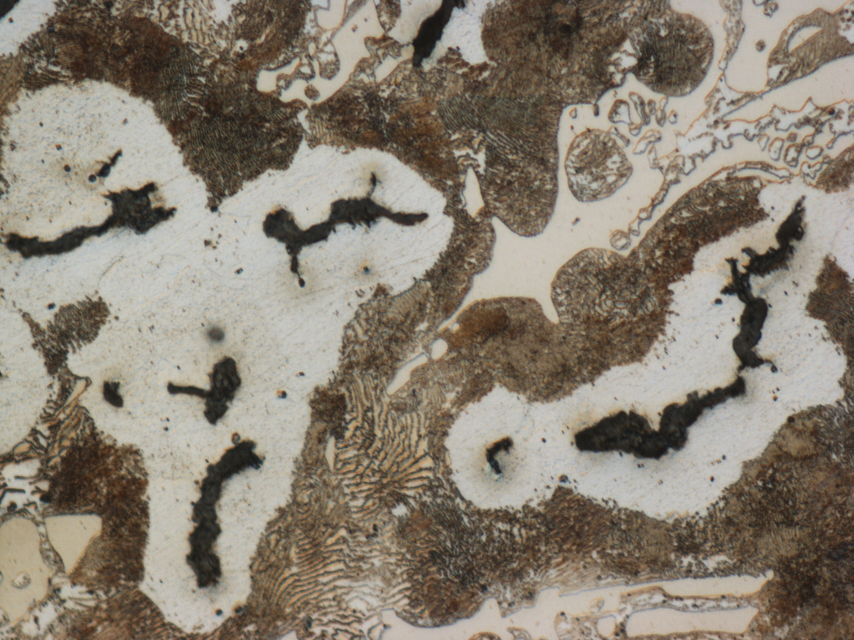
#> input picture Zdjecia/1/Wytop I 3mm-23.jpg, 2560 x 1920 px, given in place of Wytop I x500 3mm-2.jpg, which was not available (shown at 1/3 size)
$ python generate_anomaly_preview.py
#> lines starting #> are read from the running program, lines starting #| are printed output that depends on the picture; long printed decimals are rounded
from pathlib import Path
from PIL import (
    Image,
    ImageDraw,
    ImageFilter,
    ImageOps,
    ImageFont,
    ImageStat
)
import csv
import random
import math


# =========================================================
# KONFIGURACJA
# =========================================================

SOURCE_ROOT = Path("Zdjecia")
MANIFEST = Path("experiment_manifest_grouped.csv")

OUTPUT_ROOT = Path("anomaly_preview")

ANOMALY_DIR = OUTPUT_ROOT / "anomalies"
MASK_DIR = OUTPUT_ROOT / "masks"
COMPARISON_DIR = OUTPUT_ROOT / "comparisons"

OUTPUT_CSV = OUTPUT_ROOT / "preview_anomalies.csv"

RANDOM_SEED = 2026
PREVIEW_COUNT = 12


ANOMALY_DIR.mkdir(parents=True, exist_ok=True)
MASK_DIR.mkdir(parents=True, exist_ok=True)
COMPARISON_DIR.mkdir(parents=True, exist_ok=True)


rng = random.Random(RANDOM_SEED)


# =========================================================
# WCZYTANIE MANIFESTU
# =========================================================

with open(MANIFEST, "r", encoding="utf-8-sig") as f:
#> (reads experiment_manifest_grouped.csv from the repository)
    rows = list(csv.DictReader(f))


train_rows = [
    row for row in rows
    if row["split"] == "train"
]


print("=" * 80)
print("GENEROWANIE PODGLĄDOWYCH ANOMALII")
print("=" * 80)

print(f"\nObrazów train: {len(train_rows)}")


# =========================================================
# WYBÓR 12 OBRAZÓW
#
# Najpierw po jednym z każdej grupy materiałowej,
# żeby podgląd był możliwie różnorodny.
# =========================================================

selected = []

for material_group in range(1, 12):

    candidates = [
        row for row in train_rows
        if int(row["material_group"]) == material_group
    ]

    if candidates:
        selected.append(rng.choice(candidates))


remaining = [
    row for row in train_rows
    if row["source_id"] not in {
        item["source_id"]
        for item in selected
    }
]


while len(selected) < PREVIEW_COUNT and remaining:

    chosen = rng.choice(remaining)

    selected.append(chosen)
    remaining.remove(chosen)


# =========================================================
# GENEROWANIE NIEREGULARNEJ MASKI
# =========================================================

def create_irregular_mask(width, height):

    min_dim = min(width, height)

    # Wielkość anomalii:
    # około 4.5–10% krótszego wymiaru obrazu
    radius_fraction = rng.uniform(0.045, 0.10)

    base_radius = int(
        min_dim * radius_fraction
    )

    # Anomalia nie jest idealnym kołem
    x_scale = rng.uniform(0.75, 1.30)
    y_scale = rng.uniform(0.75, 1.30)

    # Unikamy samej krawędzi obrazu
    margin = int(base_radius * 1.8)

    center_x = rng.randint(
        margin,
        width - margin
    )

    center_y = rng.randint(
        margin,
        height - margin
    )

    number_of_points = rng.randint(12, 20)

    points = []

    for i in range(number_of_points):

        angle = (
            2 * math.pi
            * i
            / number_of_points
        )

        # Losowa nieregularność brzegu
        radius_noise = rng.uniform(
            0.60,
            1.35
        )

        radius = (
            base_radius
            * radius_noise
        )

        x = (
            center_x
            + math.cos(angle)
            * radius
            * x_scale
        )

        y = (
            center_y
            + math.sin(angle)
            * radius
            * y_scale
        )

        points.append((x, y))


    mask = Image.new(
        "L",
        (width, height),
        0
    )

    draw = ImageDraw.Draw(mask)

    draw.polygon(
        points,
        fill=255
    )


    # Dodajemy 1–3 dodatkowe nieregularne fragmenty,
    # żeby kształt nie wyglądał jak pojedynczy stempel.
    satellite_count = rng.randint(1, 3)

    for _ in range(satellite_count):

        offset_x = rng.randint(
            -base_radius,
            base_radius
        )

        offset_y = rng.randint(
            -base_radius,
            base_radius
        )

        satellite_radius = int(
            base_radius
            * rng.uniform(0.25, 0.55)
        )

        sx = center_x + offset_x
        sy = center_y + offset_y

        draw.ellipse(
            [
                sx - satellite_radius,
                sy - satellite_radius,
                sx + satellite_radius,
                sy + satellite_radius
            ],
            fill=rng.randint(160, 255)
        )


    # Miękka granica anomalii
    blur_px = int(
        min_dim
        * rng.uniform(0.010, 0.022)
    )

    mask = mask.filter(
        ImageFilter.GaussianBlur(
            radius=blur_px
        )
    )


    return (
        mask,
        center_x,
        center_y,
        base_radius,
        radius_fraction,
        blur_px
    )


# =========================================================
# NAKŁADANIE ANOMALII
# =========================================================

def apply_anomaly(image):

    image = image.convert("RGB")

    width, height = image.size


    (
        mask,
        center_x,
        center_y,
        base_radius,
        radius_fraction,
        blur_px
    ) = create_irregular_mask(
        width,
        height
    )


    # =====================================================
    # LOKALNA JASNOŚĆ OBSZARU ANOMALII
    # =====================================================

    grayscale = image.convert("L")

    statistics = ImageStat.Stat(
        grayscale,
        mask=mask
    )

    local_brightness = statistics.mean[0]


    # =====================================================
    # ADAPTACYJNA SIŁA ANOMALII
    #
    # ciemniejsze miejsce -> mocniejsza modyfikacja
    # jaśniejsze miejsce  -> słabsza modyfikacja
    # =====================================================

    darkening_strength = (
        0.68
        - 0.0015 * local_brightness
    )


    # Mała losowa zmienność, żeby anomalie
    # nie miały identycznej intensywności
    darkening_strength += rng.uniform(
        -0.04,
        0.04
    )


    # Bezpieczne ograniczenie
    darkening_strength = max(
        0.35,
        min(
            0.65,
            darkening_strength
        )
    )


    brightness_factor = (
        1.0 - darkening_strength
    )


    darkened = image.point(
        lambda value:
            int(value * brightness_factor)
    )


    anomaly = Image.composite(
        darkened,
        image,
        mask
    )


    parameters = {
        "center_x": center_x,
        "center_y": center_y,
        "radius_px": base_radius,
        "radius_fraction": round(
            radius_fraction,
            5
        ),
        "blur_px": blur_px,

        "local_brightness": round(
            local_brightness,
            2
        ),

        "darkening_strength": round(
            darkening_strength,
            5
        )
    }


    return anomaly, mask, parameters


# =========================================================
# TWORZENIE PLANSZY PORÓWNAWCZEJ
# =========================================================

def create_comparison(
    original,
    anomaly,
    mask,
    source_id
):

    preview_size = (600, 450)

    original_preview = ImageOps.fit(
        original.convert("RGB"),
        preview_size
    )

    anomaly_preview = ImageOps.fit(
        anomaly.convert("RGB"),
        preview_size
    )

    mask_rgb = ImageOps.fit(
        mask.convert("RGB"),
        preview_size
    )


    label_height = 45

    canvas = Image.new(
        "RGB",
        (
            preview_size[0] * 3,
            preview_size[1] + label_height
        ),
        "white"
    )


    canvas.paste(
        original_preview,
        (0, label_height)
    )

    canvas.paste(
        anomaly_preview,
        (
            preview_size[0],
            label_height
        )
    )

    canvas.paste(
        mask_rgb,
        (
            preview_size[0] * 2,
            label_height
        )
    )


    draw = ImageDraw.Draw(canvas)
    font = ImageFont.load_default()


    draw.text(
        (10, 15),
        f"ORYGINAL | {source_id}",
        fill="black",
        font=font
    )

    draw.text(
        (preview_size[0] + 10, 15),
        "SYNTHETIC ANOMALY",
        fill="black",
        font=font
    )

    draw.text(
        (
            preview_size[0] * 2 + 10,
            15
        ),
        "MASK",
        fill="black",
        font=font
    )


    return canvas


# =========================================================
# GENEROWANIE
# =========================================================

metadata = []


for index, row in enumerate(
    selected,
    start=1
):

    source_path = (
        SOURCE_ROOT
        / Path(row["source_path"])
    )


    with Image.open(source_path) as img:

#> img is the input picture: PIL image 2560x1920 RGB; mean R, G, B 137.3, 128.3, 114.8
        original = img.convert("RGB")

        anomaly, mask, params = (
            apply_anomaly(original)
        )
#> in create_irregular_mask, `mask = Image.new( "L", (width, height), 0 )`: mask: PIL image 2560x1920 L; every value is 0
#> in create_irregular_mask, `blur_px = int( min_dim * rng.uniform(0.010, 0.022) )`: blur_px = 27
#> in create_irregular_mask, `mask = mask.filter( ImageFilter.GaussianBlur( radius=blur_px ) )`:
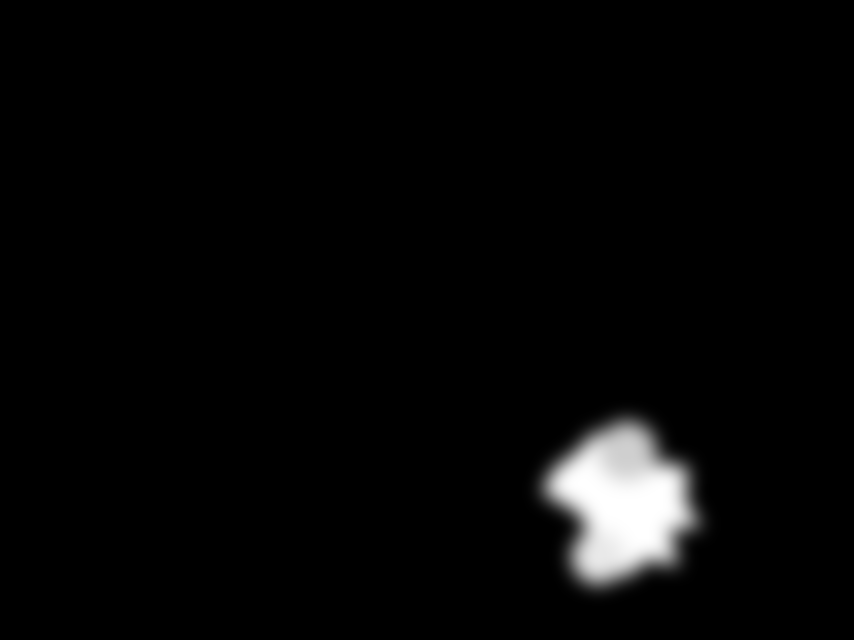
#> mask: PIL image 2560x1920 L (shown at 1/3 size); min 0, max 255, mean 6.8
#> in apply_anomaly, `( mask, center_x, center_y, base_radius, radius_fraction, blur_px ) = ..`: center_x = 1898; center_y = 1516; base_radius = 175; radius_fraction = 0.0913; blur_px = 27
#> in apply_anomaly, `grayscale = image.convert("L")`:
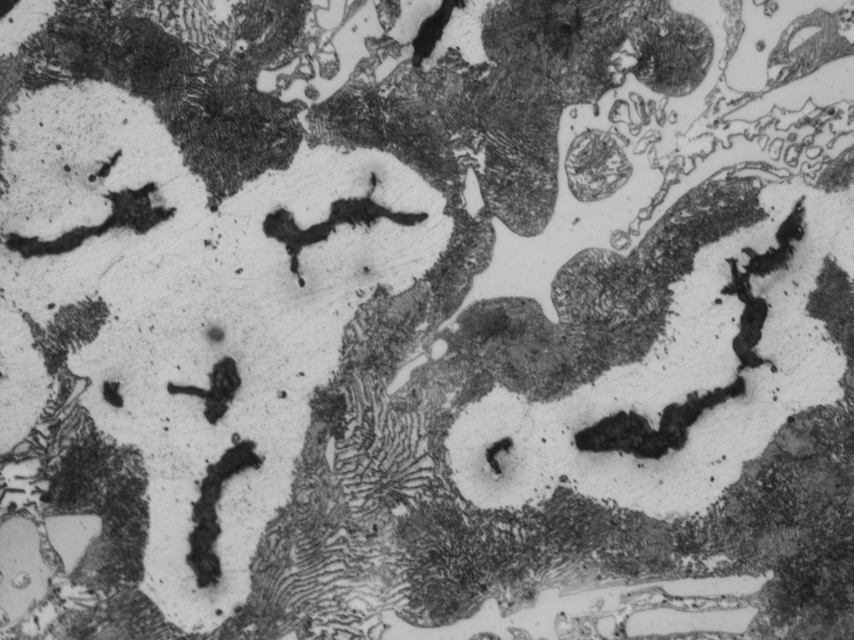
#> grayscale: PIL image 2560x1920 L (shown at 1/3 size); min 20, max 209, mean 129.4
#> in apply_anomaly, `local_brightness = statistics.mean[0]`: local_brightness = 125.3
#> in apply_anomaly, `darkening_strength = ( 0.68 - 0.0015 * local_brightness )`: darkening_strength = 0.492
#> in apply_anomaly, `darkening_strength += rng.uniform( -0.04, 0.04 )`: darkening_strength = 0.486
#> in apply_anomaly, `brightness_factor = ( 1.0 - darkening_strength )`: brightness_factor = 0.514
#> in apply_anomaly, `darkened = image.point( lambda value: int(value * brightness_factor) )`:
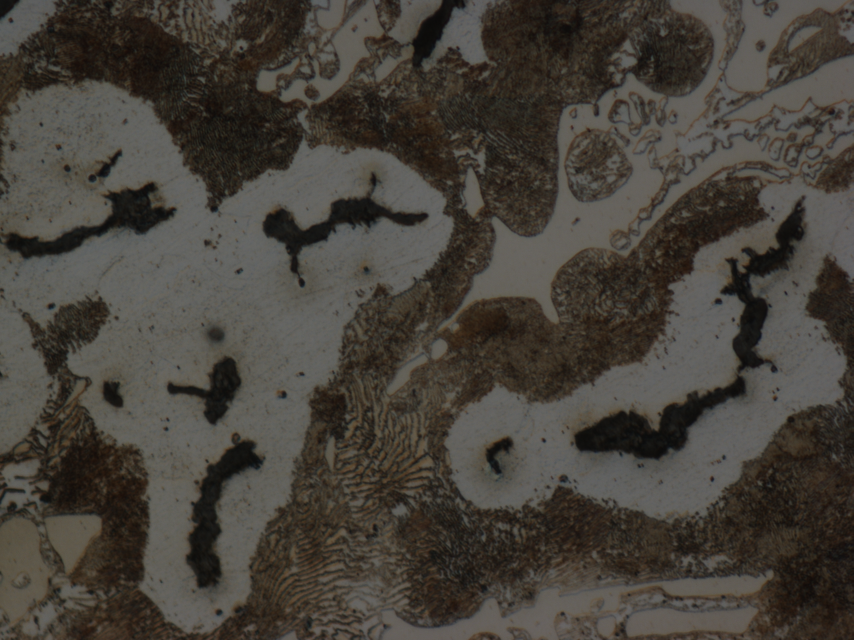
#> darkened: PIL image 2560x1920 RGB (shown at 1/3 size); mean R, G, B 70.1, 65.5, 58.5
#> in apply_anomaly, `anomaly = Image.composite( darkened, image, mask )`:
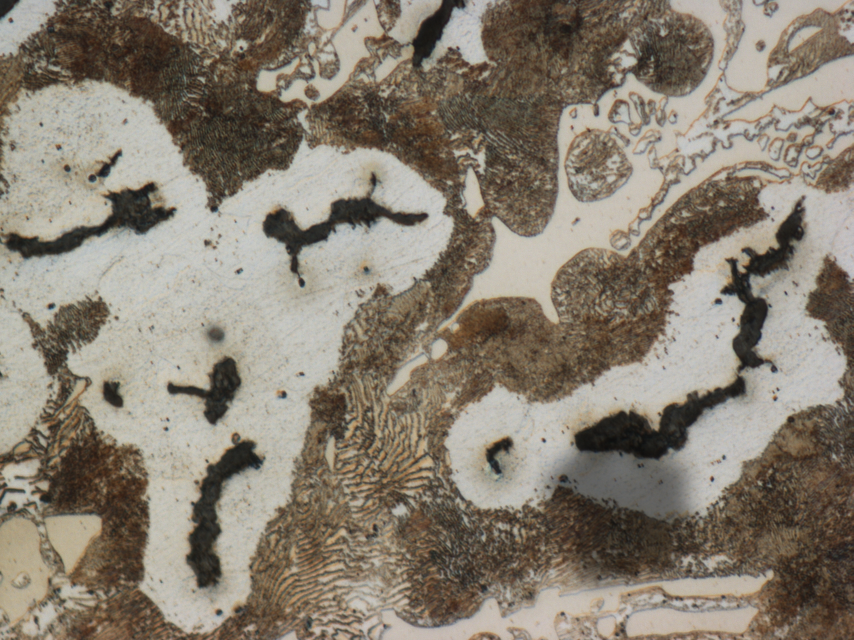
#> anomaly: PIL image 2560x1920 RGB (shown at 1/3 size); mean R, G, B 135.6, 126.7, 113.3
#> in apply_anomaly, `parameters = { "center_x": center_x, "center_y": center_y, "radius_px"..`: parameters = {'center_x': 1898, 'center_y': 1516, 'radius_px': 175, 'radius_fraction': 0.0913, 'blur_px': 27, 'local_brightness': 125.3, 'darkening_strength': 0.486}
#> params has the same summary as parameters in apply_anomaly


    anomaly_filename = (
        f"{row['source_id']}"
        f"__anomaly.jpg"
    )

    mask_filename = (
        f"{row['source_id']}"
        f"__mask.png"
    )

    comparison_filename = (
        f"{row['source_id']}"
        f"__comparison.jpg"
    )


    anomaly_path = (
        ANOMALY_DIR
        / anomaly_filename
    )

    mask_path = (
        MASK_DIR
        / mask_filename
    )

    comparison_path = (
        COMPARISON_DIR
        / comparison_filename
    )


    anomaly.save(
        anomaly_path,
        quality=95
    )

    mask.save(
        mask_path
    )


    comparison = create_comparison(
        original,
        anomaly,
        mask,
        row["source_id"]
    )
#> in create_comparison, `original_preview = ImageOps.fit( original.convert("RGB"), preview_size )`:
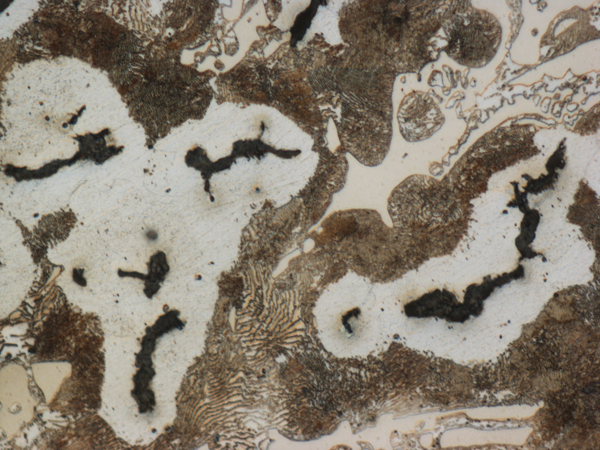
#> original_preview: PIL image 600x450 RGB; mean R, G, B 137.3, 128.3, 114.8
#> in create_comparison, `canvas = Image.new( "RGB", ( preview_size[0] * 3, preview_size[1] + la..`: canvas: PIL image 1800x495 RGB; every value is 255
#> in create_comparison, `canvas.paste( anomaly_preview, ( preview_size[0], label_height ) )`:
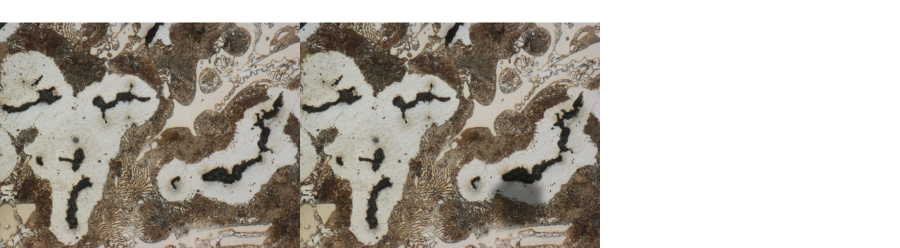
#> canvas: PIL image 1800x495 RGB (shown at 1/2 size); mean R, G, B 183.2, 177.7, 169.6
#> in create_comparison, `canvas.paste( mask_rgb, ( preview_size[0] * 2, label_height ) )`:
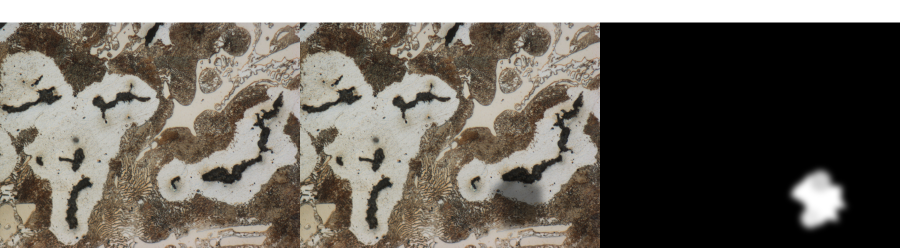
#> canvas: PIL image 1800x495 RGB (shown at 1/2 size); mean R, G, B 108, 102.5, 94.4

    comparison.save(
        comparison_path,
        quality=95
    )


    metadata_row = {
        "preview_id": index,
        "source_id": row["source_id"],
        "material_group": row["material_group"],
        "thickness_mm": row["thickness_mm"],
        "local_brightness": params["local_brightness"],
        "split": row["split"],
        "source_path": row["source_path"],
        "anomaly_path": str(anomaly_path),
        "mask_path": str(mask_path),
        "comparison_path": str(
            comparison_path
        ),
        "center_x": params["center_x"],
        "center_y": params["center_y"],
        "radius_px": params["radius_px"],
        "radius_fraction":
            params["radius_fraction"],
        "blur_px": params["blur_px"],
        "darkening_strength":
            params["darkening_strength"],
        "generator_seed": RANDOM_SEED
    }


    metadata.append(metadata_row)


    print(
        f"[{index:02d}/{len(selected)}] "
        f"{row['source_id']} | "
        f"grupa {row['material_group']} | "
        f"{row['thickness_mm']} mm | "
        f"radius={params['radius_px']} px | "
        f"strength="
        f"{params['darkening_strength']}"
    )
#| [01/12] src_0015 | grupa 1 | 3 mm | radius=175 px | strength=0.4859
#> pass 2 of the loop `for index, row in enumerate(`:
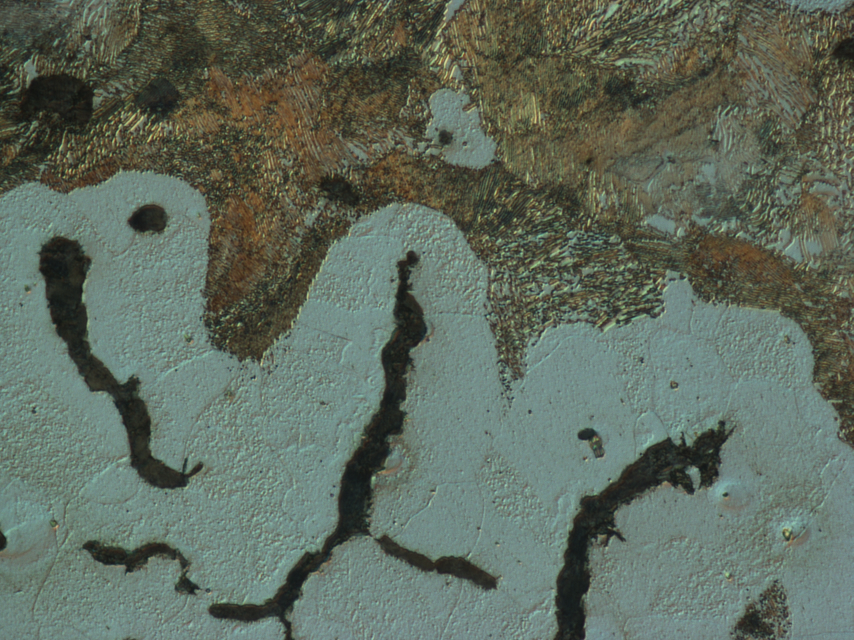
#> input picture Zdjecia/1/Wytop I x500 12mm-1.jpg, 2560 x 1920 px, given in place of Wytop II x500 3mm- 15.jpg, which was not available (shown at 1/3 size)
#> img is the input picture: PIL image 2560x1920 RGB; mean R, G, B 95, 106.8, 94.2
#> the loop in create_irregular_mask (call 2), `for i in range(number_of_points): ` made 20 passes
#> (angle, radius_noise, radius, x, y) on passes 1 to 8: (0, 1.2, 153.8, 870.9, 1101), (0.314, 1.25, 160, 869.2, 1151.6), (0.628, 1.26, 160.8, 845.5, 1197.8), (0.942, 0.899, 115, 778.5, 1196.3), (1.26, 0.993, 127.2, 748.1, 1224.9), (1.57, 1.23, 157.9, 706, 1262.7), (1.88, 1.02, 130.9, 662.6, 1228.5), (2.2, 1.34, 171.1, 598.2, 1242.8)
#> the loop in create_irregular_mask (call 2), `for _ in range(satellite_count): ` made 1 pass
#> (offset_x, offset_y, satellite_radius, sx, sy) on pass 1: (105, 112, 59, 811, 1213)
#> in apply_anomaly (call 2), `( mask, center_x, center_y, base_radius, radius_fraction, blur_px ) = ..`: center_x = 706; center_y = 1101; base_radius = 128; radius_fraction = 0.0669; blur_px = 24
#> local_brightness = 114.7
#> in apply_anomaly (call 2), `darkening_strength = ( 0.68 - 0.0015 * local_brightness )`: darkening_strength = 0.508
#> in apply_anomaly (call 2), `darkening_strength += rng.uniform( -0.04, 0.04 )`: darkening_strength = 0.5
#> in apply_anomaly (call 2), `darkened = image.point( lambda value: int(value * brightness_factor) )`:
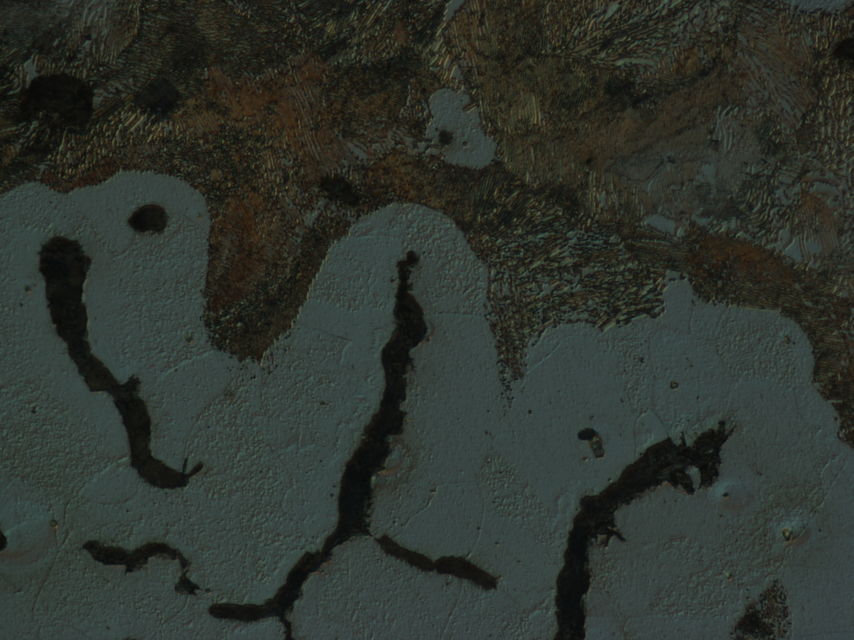
#> darkened: PIL image 2560x1920 RGB (shown at 1/3 size); mean R, G, B 46.7, 52.7, 46.4
#> parameters = {'center_x': 706, 'center_y': 1101, 'radius_px': 128, 'radius_fraction': 0.0669, 'blur_px': 24, 'local_brightness': 114.7, 'darkening_strength': 0.5}
#> params has the same summary as parameters in apply_anomaly
#> in create_comparison (call 2), `canvas.paste( mask_rgb, ( preview_size[0] * 2, label_height ) )`:
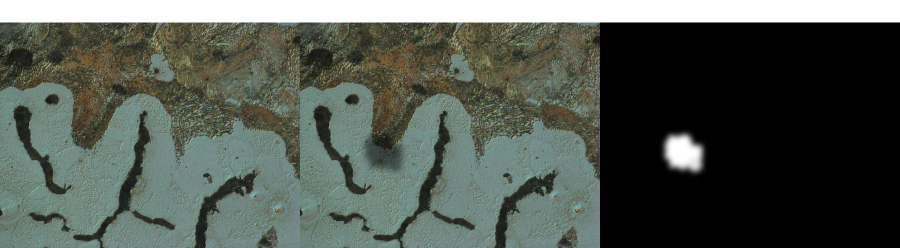
#> canvas: PIL image 1800x495 RGB (shown at 1/2 size); mean R, G, B 81.7, 88.8, 81.2
#| [02/12] src_0038 | grupa 2 | 3 mm | radius=128 px | strength=0.5002
#> (the run stopped early here; a loop or call above may not have finished)
